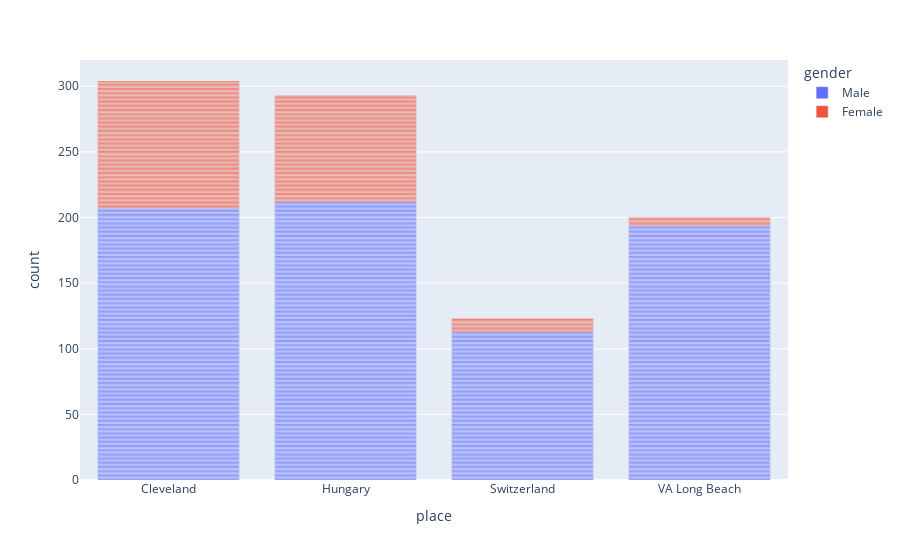

Notebook source saved alongside this figure:
### Markdown cell above
<span style="color: green; font-size: 250%; font-weight: bold;">4.3 | Dataset Column</span>

### Code cell
print("Data collect from :",df['place'].value_counts())
# print the values count of dataset column grouped by sex
print(df.groupby('gender')['place'].value_counts())
# barplot of dataset  base on sex
fig = px.bar(df, x='place', color='gender')
fig.show()

### Figure 1 — Plotly figure (JSON) as saved in the notebook; plotly's stock layout.template omitted (floating-point values rounded to 4 significant figures; data arrays with more than 128 entries replaced by an {"elided": "..."} marker saying what was removed)
{"data": [{"hovertemplate": "gender=Male<br>place=%{x}<br>count=%{y}<extra></extra>", "legendgroup": "Male", "marker": {"color": "#636efa", "pattern": {"shape": ""}}, "name": "Male", "orientation": "v", "showlegend": true, "textposition": "auto", "type": "bar", "x": {"elided": "726 str values"}, "xaxis": "x", "y": {"elided": "726 int values"}, "yaxis": "y"}, {"hovertemplate": "gender=Female<br>place=%{x}<br>count=%{y}<extra></extra>", "legendgroup": "Female", "marker": {"color": "#EF553B", "pattern": {"shape": ""}}, "name": "Female", "orientation": "v", "showlegend": true, "textposition": "auto", "type": "bar", "x": {"elided": "194 str values"}, "xaxis": "x", "y": {"elided": "194 int values"}, "yaxis": "y"}], "layout": {"barmode": "relative", "legend": {"title": {"text": "gender"}, "tracegroupgap": 0}, "margin": {"t": 60}, "xaxis": {"anchor": "y", "domain": [0, 1], "title": {"text": "place"}}, "yaxis": {"anchor": "x", "domain": [0, 1], "title": {"text": "count"}}}}
